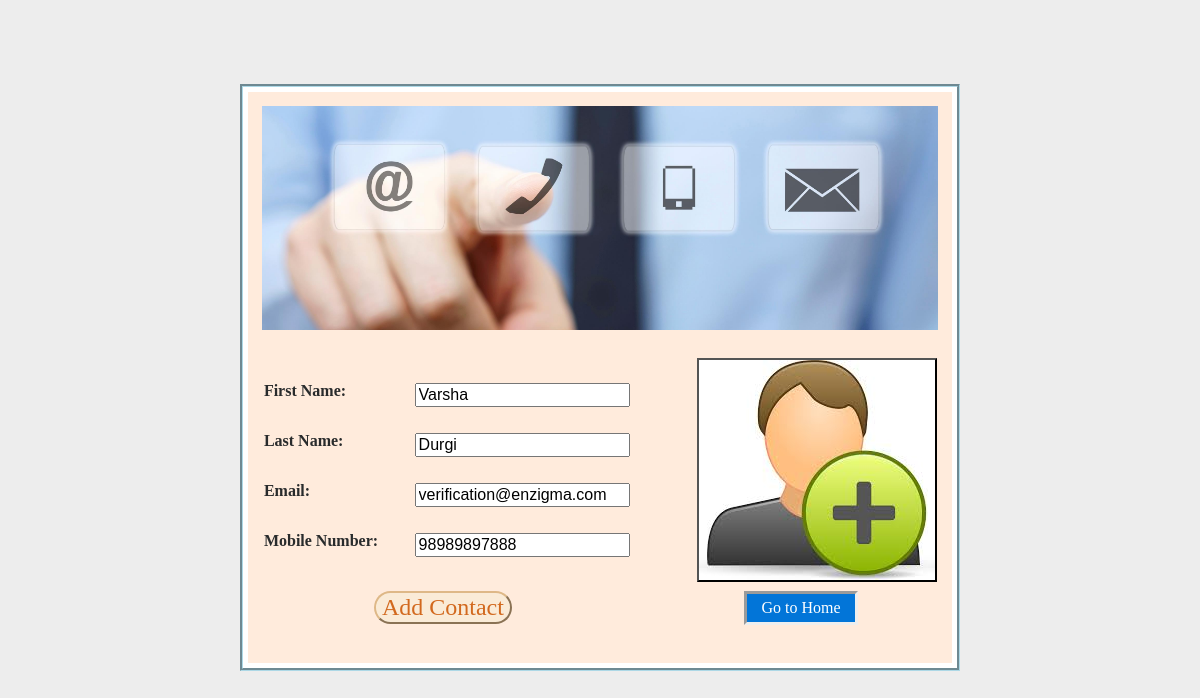
The app's page /contact/modify_contact/2 with its own data.
### ContactManagerApp/models.py (models this page shows, shortened)
class Contact(models.Model):
    FirstName = models.CharField( max_length=50, null=True)
    LastName = models.CharField( max_length=50)
    Email =  models.EmailField(max_length=50)
    MobileNo = models.DecimalField(max_digits=12, decimal_places=0)

### ContactManagerApp/views.py (the view)
# urls.py: url(r'^modify_contact/(?P<id>[0-9]+)', views.modify_contact, name='modify_contact'),
def modify_contact(request,id):
     if request.method == 'POST':
        form = ContactForm(request.POST)
        if form.is_valid():
            record = modelContact()
            record.id = id
            record.FirstName=form['FirstName'].data
            record.LastName=form['LastName'].data
            record.Email=form['Email'].data
            record.MobileNo=form['MobileNo'].data
            record.save()
            return redirect('/contact/')
     else:
        record = modelContact.objects.filter(pk=id)
        form = ContactForm()
        form = ContactForm(instance=record[0])
     return render(request, 'ContactManagerApp/modify_contact.html', {'form': form,'postUrl':'/contact/modify_contact/'+id})

### ContactManagerApp/forms.py
class ContactForm(forms.ModelForm):
    class Meta:
        model = Contact
        fields = ['FirstName', 'LastName', 'Email','MobileNo']
        labels = {
        "FirstName": "First Name",
        "LastName": "Last Name",
        "Email": "Email",
        "MobileNo": "Mobile Number"
        }

### ContactManagerApp/templates/ContactManagerApp/modify_contact.html (shortened to what this page needs)
{% extends 'ContactManagerApp/layout.html' %}
{% block content %}
<div class="contactForm">
    <div class="Section-Form">{{Error}}
        <form action="{{postUrl}}" method="post">
            <div class="Section-heading">
            </div>
            <div>
              <table>
                <tr>
                  <td class="tableTd">
                    <table class="tableAddForm">{{ form.as_table }}</table>
                  </td>
                  <td>
                    <input type="submit" value="" class="submitButton" />
                  </td>
                </tr>
                <tr>
                  <td class="tdAddContactButton"><input type="submit" value="Add Contact" class="buttonAddContact" /></td>
                  <td class="tdGoToHomeButton"><a href="/contact/" style="border-style: inset;">Go to Home</a></td>
                </tr>
              </table>
            </div>
         </form>
    </div>
</div>
{% endblock %}

### records on screen
Contact: FirstName "Varsha", LastName "Durgi", Email "verification@enzigma.com", MobileNo "98989897888"
